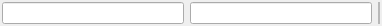
<?xml version="1.0" encoding="UTF-8"?>
<ui version="4.0">
 <class>IntervalAndCategoryWidget</class>
 <widget class="QWidget" name="IntervalAndCategoryWidget">
  <property name="geometry">
   <rect>
    <x>0</x>
    <y>0</y>
    <width>382</width>
    <height>24</height>
   </rect>
  </property>
  <property name="windowTitle">
   <string>Form</string>
  </property>
  <layout class="QHBoxLayout" name="horizontalLayout">
   <property name="leftMargin">
    <number>2</number>
   </property>
   <property name="topMargin">
    <number>2</number>
   </property>
   <property name="rightMargin">
    <number>2</number>
   </property>
   <property name="bottomMargin">
    <number>2</number>
   </property>
   <item>
    <widget class="QLineEdit" name="txtIntervalStart"/>
   </item>
   <item>
    <widget class="QLineEdit" name="txtIntervalEnd"/>
   </item>
   <item>
    <widget class="QFrame" name="frmCategorySelectorPlaceholder">
     <property name="frameShape">
      <enum>QFrame::StyledPanel</enum>
     </property>
     <property name="frameShadow">
      <enum>QFrame::Raised</enum>
     </property>
     <layout class="QVBoxLayout" name="verticalLayout">
      <property name="spacing">
       <number>0</number>
      </property>
      <property name="leftMargin">
       <number>0</number>
      </property>
      <property name="topMargin">
       <number>0</number>
      </property>
      <property name="rightMargin">
       <number>0</number>
      </property>
      <property name="bottomMargin">
       <number>0</number>
      </property>
     </layout>
    </widget>
   </item>
  </layout>
 </widget>
 <resources/>
 <connections/>
</ui>
